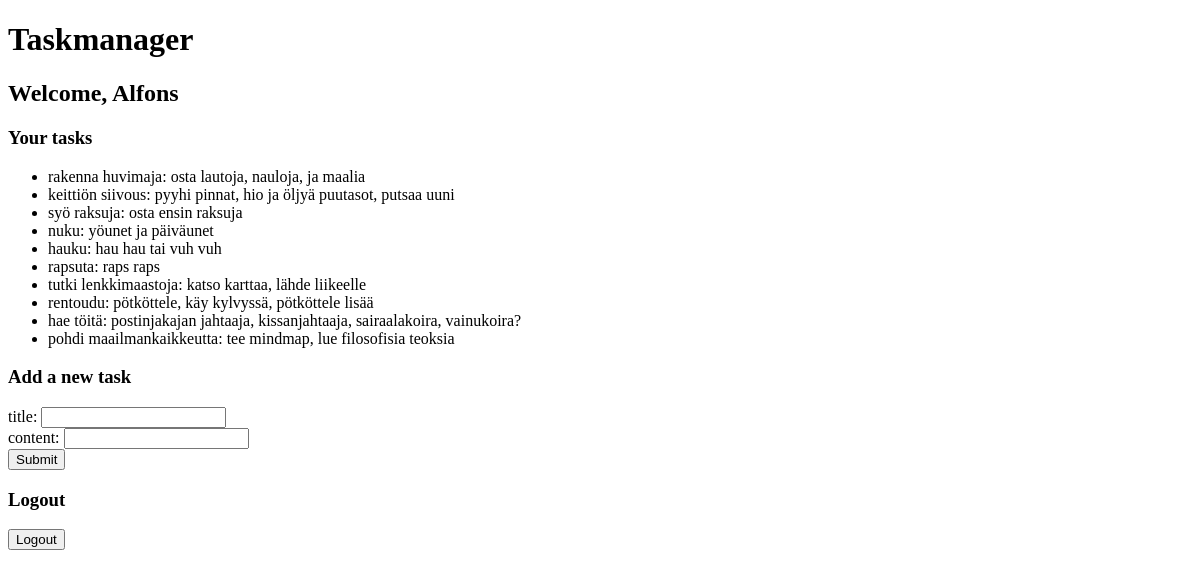
Page /taskmanager/user/alfons on the earlier database version.
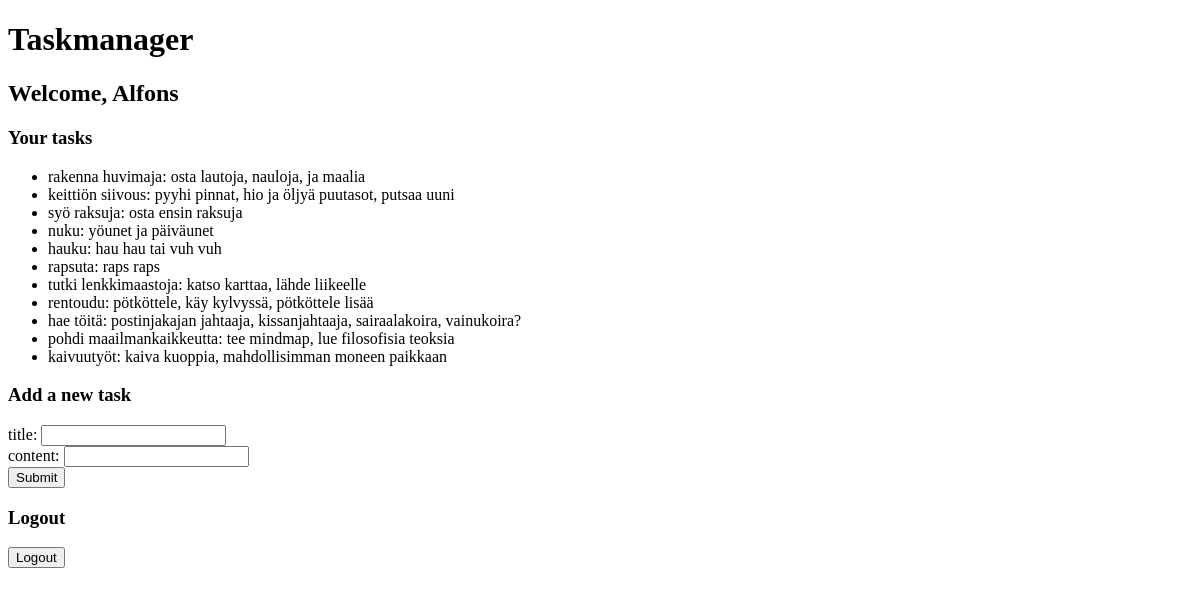
Same page on the later database version.
### taskmanager/models.py (models this page shows)
class Person(models.Model):
    username = models.TextField()
    password = models.TextField()
    firstname = models.TextField()
    lastname = models.TextField()
    loggedin = models.TextField(default='False')

class Task(models.Model):
    owner = models.ForeignKey(Person, on_delete=models.CASCADE)
    title = models.TextField()
    content = models.TextField()

### taskmanager/views.py (the view)
# urls.py: path('user/<username>', views.homeView, name='home-view'),
def homeView(request, username):
    try:
        person = Person.objects.get(username=username)
        if (person.loggedin == 'True'):
            tasks = Task.objects.filter(owner=person)
            return render(request, 'taskmanager/taskhome.html', {'person': person, 'tasks': tasks })
        else:
            return redirect('/taskmanager')
    except:
        return redirect('/taskmanager')

### taskmanager/templates/taskmanager/taskhome.html (shortened to what this page needs)
<!DOCTYPE html>
<html xmlns="http://www.w3.org/1999/xhtml">
    <head>
    </head>
    <body>
        <h1>Taskmanager</h1>
        <h2>Welcome, {{person.firstname}} </h2>
    <h3>Your tasks</h3>
        <ul>
          {% for task in tasks %}
          <li>{{task.title}}: {{task.content}}</li>
          {% endfor %}
        </ul>
    <h3>Add a new task</h4>
        <form action="/taskmanager/user/addtask/" method="POST">
            title: <input type="text" name="title"/> <br />
            content: <input type="text" name="content"/> <br />
            <input type="submit"/>
        </form>
    <h3>Logout</h3>
        <form action="/taskmanager/logout/" method="POST">
            <button type="submit">Logout</button>
        </form>
    </body>
</html>

Differences in the rows shown:
added Task: title "kaivuutyöt", content "kaiva kuoppia, mahdollisimman moneen paikkaan"
